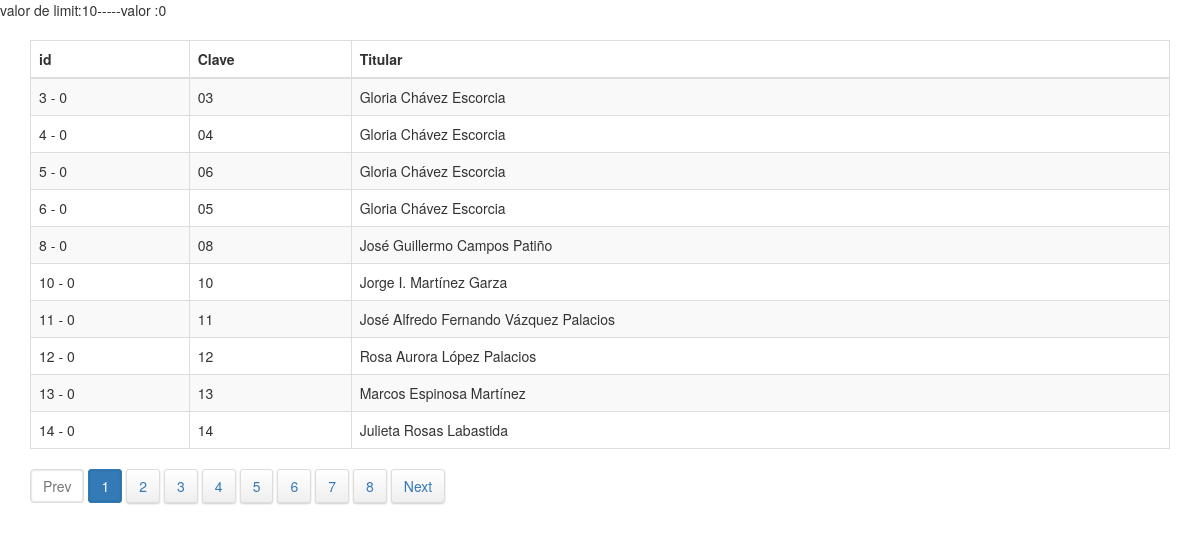
The page /lista.php on the database its author committed.
### tables this page shows
CREATE TABLE `areas1` (
  `idarea` int(5) NOT NULL auto_increment,
  `clave` varchar(3) NOT NULL,
  `nomarea` varchar(80) NOT NULL,
  `nomcal` varchar(60) NOT NULL,
  `titu` varchar(60) NOT NULL,
  `usuauditor` varchar(10) NOT NULL,
  `passauditor` varchar(10) NOT NULL,
  `usuusu` varchar(10) NOT NULL,
  `passusu` varchar(10) NOT NULL,
  PRIMARY KEY  (`idarea`)
);

### lista.php (the view, shortened to what this page needs)
<?php
include('conecta.php');
$limit=10;
if (isset($_GET["page"])) { $page  = $_GET["page"]; } else { $page=1; };
$start_from = ($page-1) * $limit;
$rs_result = mysql_query( "SELECT * FROM areas1 ORDER BY idarea ASC LIMIT $start_from, $limit",$link);
?>
<!DOCTYPE html>
<html>
<head>
<link rel="stylesheet" href="https://maxcdn.bootstrapcdn.com/bootstrap/3.3.0/css/bootstrap.min.css">
<link rel="stylesheet" href="dist/simplePagination.css" />
</head>
<body>
<?php
echo "valor de limit:$limit-----valor :$start_from";
?>
<div class="container" style="padding-top:20px;">
<table class="table table-bordered table-striped">
<thead>
<tr>
<th>id</th>
<th>Clave</th>
<th>Titular</th>
</tr>
</thead>
<tbody idarea="target-content">
<?php
while ($row = mysql_fetch_array($rs_result)) {
?>
            <tr>
            <td><?php echo $row["idarea"].' - '.$start_from; ?></td>
            <td><?php echo $row["clave"]; ?></td>
            <td><?php echo $row["titu"]; ?></td>
            </tr>
<?php
};
?>
</tbody>
</table>
<nav><ul class="pagination">
</ul></nav>
</div>
</body>

### rows shown on the page
areas1: idarea "3", clave "03", titu "Gloria Chávez Escorcia"
areas1: idarea "4", clave "04", titu "Gloria Chávez Escorcia"
areas1: idarea "5", clave "06", titu "Gloria Chávez Escorcia"
areas1: idarea "6", clave "05", titu "Gloria Chávez Escorcia"
areas1: idarea "8", clave "08", titu "José Guillermo Campos Patiño"
areas1: idarea "10", clave "10", titu "Jorge I. Martínez Garza"
areas1: idarea "11", clave "11", titu "José Alfredo Fernando Vázquez Palacios"
areas1: idarea "12", clave "12", titu "Rosa Aurora López Palacios"
areas1: idarea "13", clave "13", titu "Marcos Espinosa Martínez"
areas1: idarea "14", clave "14", titu "Julieta Rosas Labastida"

### other values the page prints
$limit "10"
$start_from "0"
